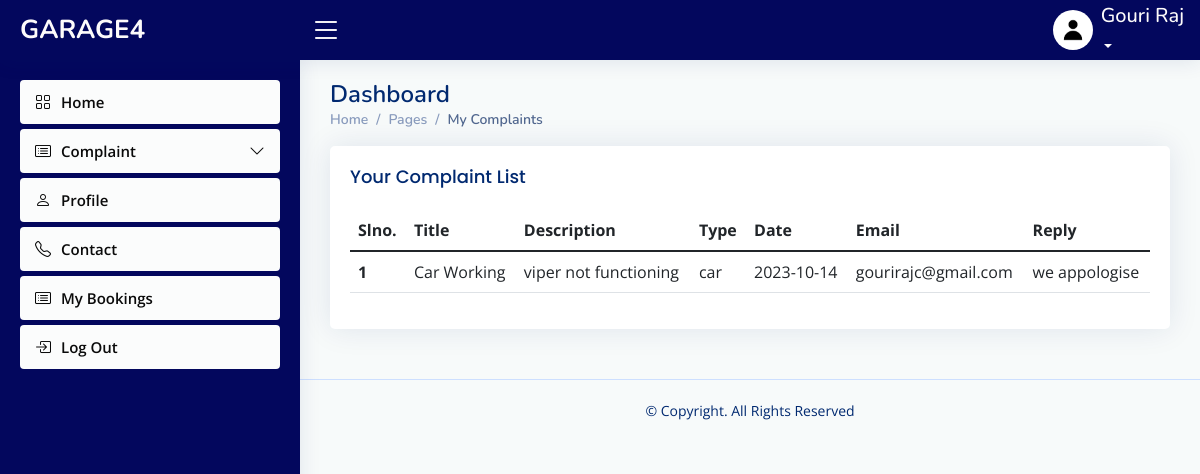
Before: /user/viewcomplaint.php (signed in) with the older database file.
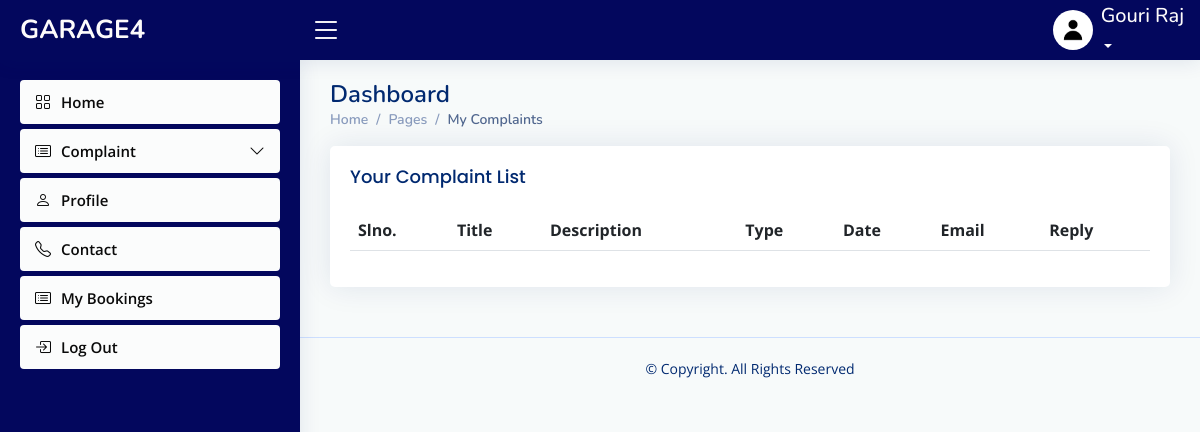
After: the same page with the newer database file.
### tables this page shows
CREATE TABLE `complaint` (
  `complaint_id` int(30) NOT NULL,
  `title` varchar(40) NOT NULL,
  `description` varchar(200) NOT NULL,
  `type` varchar(10) NOT NULL,
  `date` date NOT NULL,
  `email_id` varchar(50) NOT NULL,
  `reply` varchar(10) NOT NULL,
  `message` varchar(60) NOT NULL
);

### connect.php (called while the page is built, shortened)
<?php
$dbname="garage4";
$conn=mysqli_connect("localhost","root","",$dbname);
function select_data($sql)
{
  global $conn;
  $res = mysqli_query($conn, $sql);
  if ($res)
    return $res;
  else
    return False;
}
?>

### user/viewcomplaint.php (the view, shortened to what this page needs)
<?php
include("header.php");
   $username = $_SESSION['email_id'];
?>
  <main id="main" class="main">
    <div class="pagetitle">
      <h1>Dashboard</h1>
      <nav>
      <ol class="breadcrumb">
      <li class="breadcrumb-item"><a href="viewcar.php">Home</a></li>
          <li class="breadcrumb-item">Pages</li>
          <li class="breadcrumb-item active">My Complaints</li>
      </ol>
      </nav>
    </div>
    <div class="card">
          <div class="card-body">
            <h5 class="card-title">
            Your Complaint List
            </h5>
    <section class="section dashboard">
      <div class="row">
      <section class="section">
      <div class="row">
        <div class="col-lg-12">
              <table class="table datatable">
                <thead>
                  <tr>
                    <th scope="col">Slno.</th>
                    <th scope="col">Title</th>
                    <th scope="col">Description</th>
                    <th scope="col">Type</th>
                    <th scope="col">Date</th>
                    <th scope="col">Email</th>
                    <th scope="col">Reply</th>
                  </tr>
                </thead>
                <tbody>
                <?php
               $sql = "SELECT * FROM complaint where email_id='$username' ";
                $data=select_data($sql);
                $n=1;
                while ($row = mysqli_fetch_assoc($data)) {
                  ?>
                  <tr>
                 <th scope='row'><?php echo $n++; ?></th>
                 <td><?php echo  $row['title'] ?></td>
                 <td> <?php echo $row['description'] ?></td>
                 <td><?php echo $row['type'] ?></td>
                 <td><?php echo $row['date']?></td>
                 <td> <?php echo $row['email_id']  ?></td>
                 <td> <?php echo $row['message']  ?></td>
                  <?php
                  }
                  ?>
                </tbody>
              </table>
            </div>
          </div>
        </div>
      </div>
  </main>

Changed rows visible on the page:
removed complaint: title "Car Working", description "viper not functioning", type "car", date "2023-10-14", email "gourirajc@gmail.com", message "we appologise"
